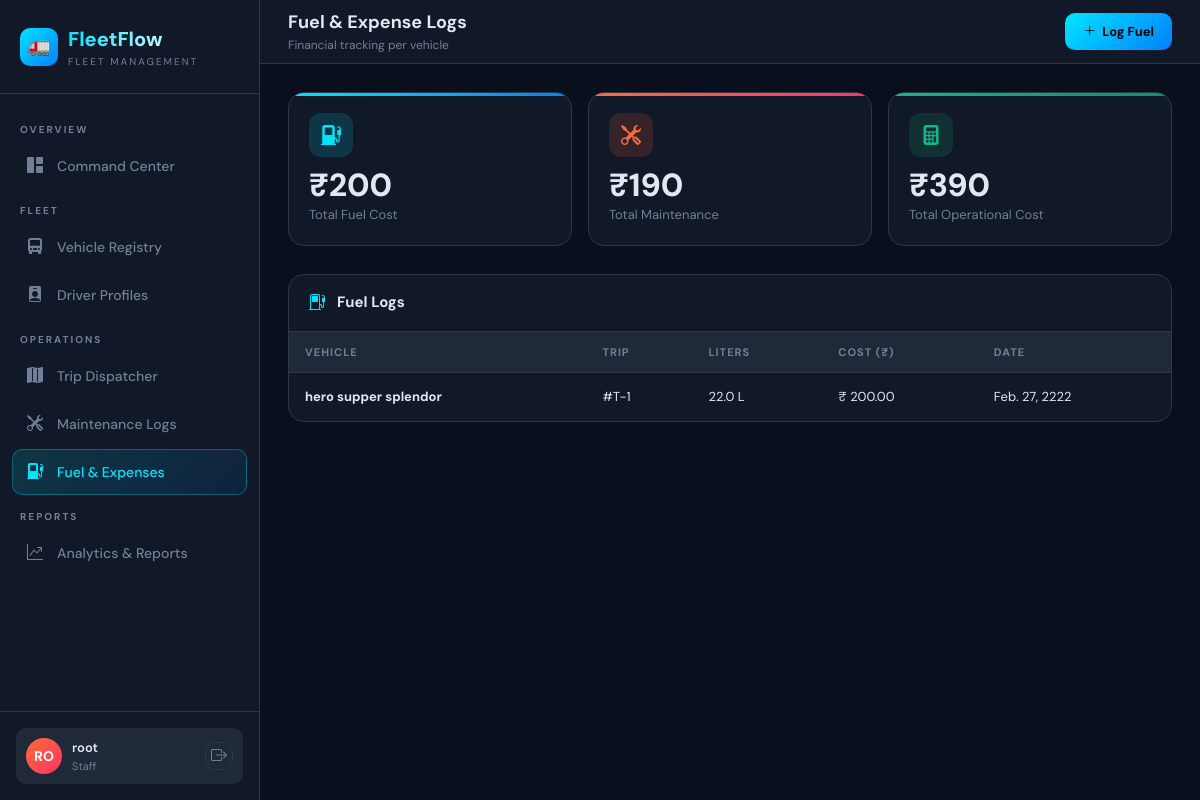
The app's page /expenses/ (signed in), older data.
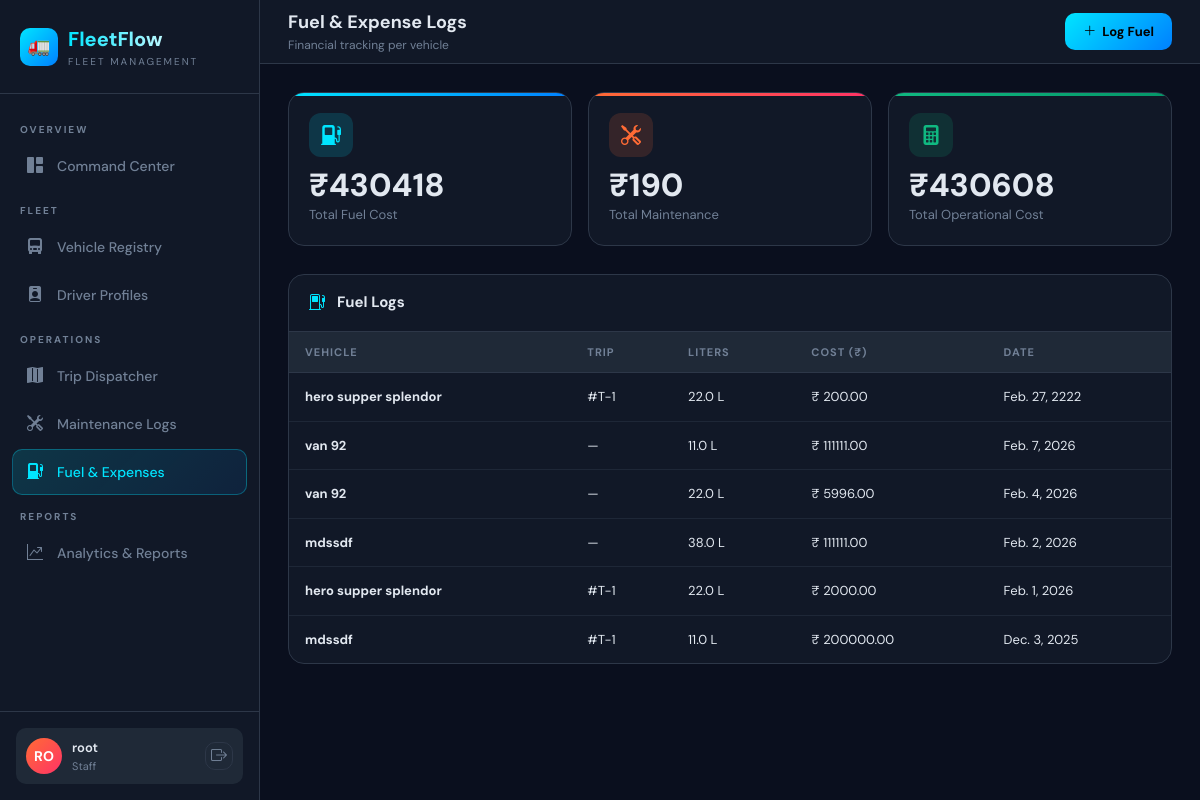
The same page, newer data.
### expenses/models.py (models this page shows, shortened)
class FuelLog(models.Model):
    vehicle = models.ForeignKey(Vehicle, on_delete=models.CASCADE)
    trip = models.ForeignKey(Trip, on_delete=models.SET_NULL, null=True, blank=True)
    liters = models.FloatField()
    cost = models.DecimalField(max_digits=10, decimal_places=2)
    date = models.DateField()

### vehicles/models.py (models this page shows, shortened)
class Vehicle(models.Model):
    VEHICLE_TYPE = [
        ('truck', 'Truck'),
        ('van', 'Van'),
        ('bike', 'Bike'),
    ]
    STATUS = [
        ('available', 'Available'),
        ('on_trip', 'On Trip'),
        ('in_shop', 'In Shop'),
        ('retired', 'Retired'),
    ]
    name = models.CharField(max_length=100)
    license_plate = models.CharField(max_length=20, unique=True)
    vehicle_type = models.CharField(max_length=10, choices=VEHICLE_TYPE)
    max_capacity_kg = models.FloatField()
    odometer = models.FloatField(default=0)
    status = models.CharField(max_length=20, choices=STATUS, default='available')
    region = models.CharField(max_length=100, blank=True)
    created_at = models.DateTimeField(auto_now_add=True)

### trips/models.py (models this page shows, shortened)
class Trip(models.Model):
    STATUS = [
        ('draft', 'Draft'),
        ('dispatched', 'Dispatched'),
        ('completed', 'Completed'),
        ('cancelled', 'Cancelled'),
    ]
    vehicle = models.ForeignKey(Vehicle, on_delete=models.PROTECT)
    driver = models.ForeignKey(Driver, on_delete=models.PROTECT)
    cargo_weight_kg = models.FloatField()
    origin = models.CharField(max_length=200)
    destination = models.CharField(max_length=200)
    status = models.CharField(max_length=20, choices=STATUS, default='draft')
    start_odometer = models.FloatField()
    end_odometer = models.FloatField(null=True, blank=True)
    notes = models.TextField(blank=True)
    created_at = models.DateTimeField(auto_now_add=True)

### expenses/views.py (the view)
# urls.py: path('', views.expense_list, name='expense_list'),
@login_required
def expense_list(request):
    group = get_group(request.user)
    if group not in ['Manager', 'Dispatcher']:
        messages.error(request, 'Access Denied!')
        return redirect_user(group)
    fuel_logs = FuelLog.objects.all().order_by('-date')
    total_fuel = FuelLog.objects.aggregate(t=Sum('cost'))['t'] or 0
    total_maintenance = MaintenanceLog.objects.aggregate(t=Sum('cost'))['t'] or 0
    total_operational = float(total_fuel) + float(total_maintenance)
    return render(request, 'expenses/expense_list.html', {
        'fuel_logs': fuel_logs,
        'total_fuel': total_fuel,
        'total_maintenance': total_maintenance,
        'total_operational': total_operational,
    })

### expenses/views.py (called while the page is built)
def get_group(user):
    if user.is_superuser:
        return 'Manager'
    group = user.groups.first()
    return group.name if group else ''

### templates/expenses/expense_list.html (shortened to what this page needs)
{% extends 'base.html' %}
{% block topbar %}
<div class="topbar">
  <div>
    <div class="page-title">Fuel & Expense Logs</div>
    <div class="page-subtitle">Financial tracking per vehicle</div>
  </div>
  <div class="topbar-actions">
    <a href="{% url 'fuel_add' %}" class="btn-primary-ff">
      <i class="bi bi-plus-lg"></i> Log Fuel
    </a>
  </div>
</div>
{% endblock %}
{% block content %}
<div class="kpi-grid" style="grid-template-columns:repeat(3,1fr)">
  <div class="kpi-card cyan">
    <div class="kpi-icon"><i class="bi bi-fuel-pump-fill"></i></div>
    <div class="kpi-value">₹{{ total_fuel|floatformat:0 }}</div>
    <div class="kpi-label">Total Fuel Cost</div>
  </div>
  <div class="kpi-card orange">
    <div class="kpi-icon"><i class="bi bi-tools"></i></div>
    <div class="kpi-value">₹{{ total_maintenance|floatformat:0 }}</div>
    <div class="kpi-label">Total Maintenance</div>
  </div>
  <div class="kpi-card green">
    <div class="kpi-icon"><i class="bi bi-calculator-fill"></i></div>
    <div class="kpi-value">₹{{ total_operational|floatformat:0 }}</div>
    <div class="kpi-label">Total Operational Cost</div>
  </div>
</div>
<div class="card-box">
  <div class="card-header">
    <i class="bi bi-fuel-pump" style="color:var(--accent)"></i>
    <div><div class="card-header-title">Fuel Logs</div></div>
  </div>
  <div class="table-wrap">
    <table>
      <thead>
        <tr><th>Vehicle</th><th>Trip</th><th>Liters</th><th>Cost (₹)</th><th>Date</th></tr>
      </thead>
      <tbody>
        {% for log in fuel_logs %}
        <tr>
          <td><b>{{ log.vehicle.name }}</b></td>
          <td>{% if log.trip %}#T-{{ log.trip.id }}{% else %}—{% endif %}</td>
          <td>{{ log.liters }} L</td>
          <td>₹ {{ log.cost }}</td>
          <td>{{ log.date }}</td>
        </tr>
        {% empty %}
        <tr><td colspan="5" style="text-align:center;padding:30px;color:var(--text-muted)">No fuel logs yet</td></tr>
        {% endfor %}
      </tbody>
    </table>
  </div>
</div>
{% endblock %}

Row changes from the older to the newer data that the page shows:
added FuelLog: vehicle.name "van 92", liters "11.0", cost "111111.00", date "Feb. 7, 2026"
added FuelLog: vehicle.name "van 92", liters "22.0", cost "5996.00", date "Feb. 4, 2026"
added FuelLog: vehicle.name "mdssdf", liters "38.0", cost "111111.00", date "Feb. 2, 2026"
added FuelLog: vehicle.name "hero supper splendor", trip.id "1", liters "22.0", cost "2000.00", date "Feb. 1, 2026"
added FuelLog: vehicle.name "mdssdf", trip.id "1", liters "11.0", cost "200000.00", date "Dec. 3, 2025"
Text that changed along with them:
{{ total_fuel|floatformat:0 }}: "200" → "430418"
{{ total_operational|floatformat:0 }}: "390" → "430608"
